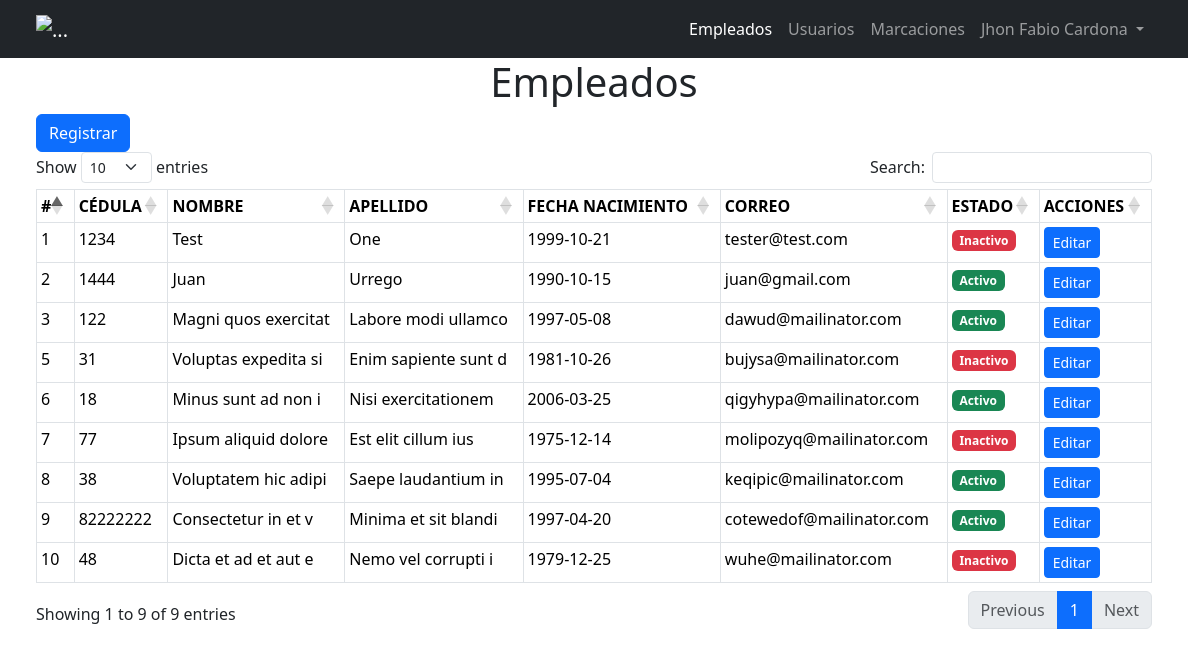
The app's page /admin/index.php?ruta=empleados (signed in), older data.
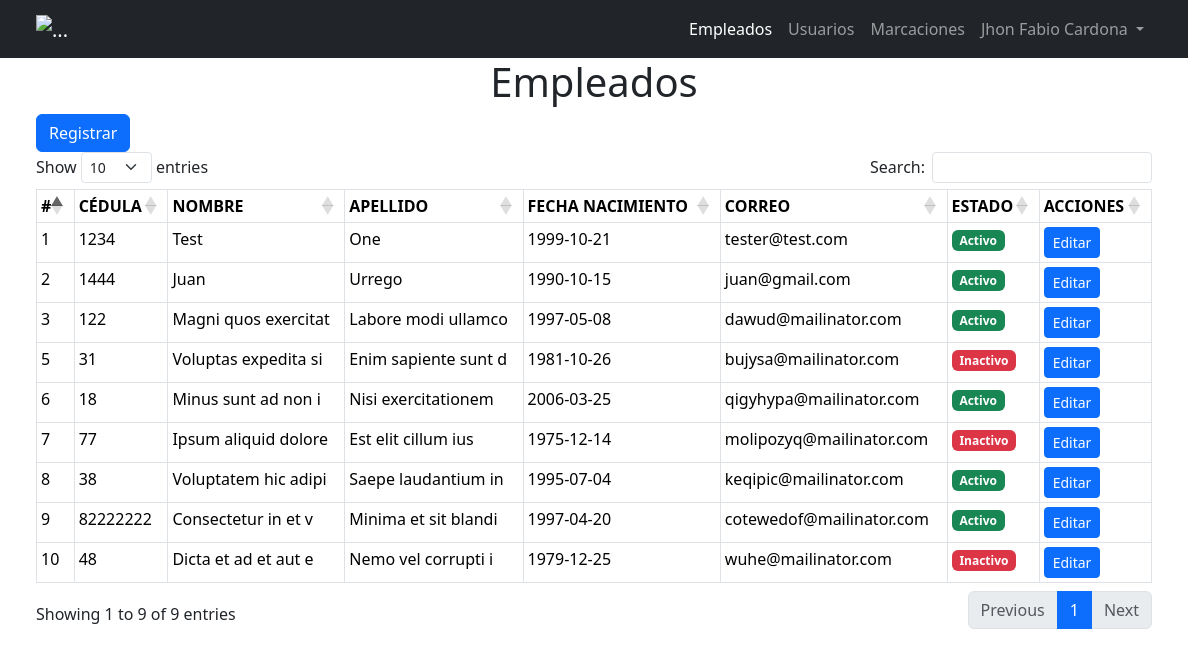
The same page, newer data.
### tables this page shows
CREATE TABLE IF NOT EXISTS `empleados` (
  `id` bigint unsigned NOT NULL AUTO_INCREMENT,
  `cedula` bigint NOT NULL,
  `nombre` varchar(100) NOT NULL,
  `apellido` varchar(100) NOT NULL,
  `fecha_nacimiento` date NOT NULL,
  `correo` varchar(100) NOT NULL,
  `estado` tinyint NOT NULL DEFAULT '1',
  `fecha_registro` timestamp NOT NULL DEFAULT CURRENT_TIMESTAMP,
  PRIMARY KEY (`id`),
  UNIQUE KEY `cedula` (`cedula`)
);

### admin/Controllers/AppController.php (called while the page is built)
<?php
class AppController
{
    public static function startApp()
    {
        include __DIR__ . "/../Views/template.php";
    }
}

### admin/index.php (called while the page is built, shortened)
<?php
include "./Models/Conexion.php";
include "./Controllers/AppController.php";
include "./Controllers/EmpleadoController.php";
AppController::startApp();
?>

### admin/Models/Conexion.php (called while the page is built)
<?php
class Conexion
{
    public static  function conectar()
    {
        $ip = 'localhost';
        $db = 'marcaciones';
        $user_db = 'root';
        $passwod_db = '';
        try {
            $conexion = new PDO("mysql:host=$ip;dbname=$db", $user_db, $passwod_db, [
                PDO::ATTR_PERSISTENT => true,
                PDO::MYSQL_ATTR_INIT_COMMAND => "SET NAMES utf8"
            ]);
            return $conexion;
        } catch (\Throwable $e) {
            print $e->getMessage();
            die();
        }
    }
}

### admin/Models/Empleado.php (called while the page is built, shortened)
<?php
class Empleado
{
    public static function listar()
    {
        $stmt = Conexion::conectar()->prepare("SELECT * FROM empleados");
        $stmt->execute();
        $retorno = $stmt->rowCount() > 0 ? $stmt->fetchAll(PDO::FETCH_ASSOC) : [];
        return $retorno;
    }
}

### admin/Controllers/EmpleadoController.php (called while the page is built, shortened)
<?php
include __DIR__ . "/../Models/Empleado.php";
class EmpleadoController
{
    public static function listarEmpleados()
    {
        return Empleado::listar();
    }
}

### admin/Views/modulos/empleados/empleados.php (the view, shortened to what this page needs)
<?php
$empleados = EmpleadoController::listarEmpleados();
?>
<div class="container">
    <div class="row">
        <div class="col-12 text-center">
            <h1>Empleados</h1>
        </div>
        <div class="col-12">
            <button type="button" class="btn btn-primary text-right" data-bs-toggle="modal" data-bs-target="#modalRegistroEmpleado">
                Registrar
            </button>
        </div>
        <div class="col-12">
            <table class="table table-sm table-hover table-stripe table-bordered w-full" id="tblEmpleados">
                <thead class="thead-light">
                    <tr>
                        <th>#</th>
                        <th>CÉDULA</th>
                        <th>NOMBRE</th>
                        <th>APELLIDO</th>
                        <th>FECHA NACIMIENTO</th>
                        <th>CORREO</th>
                        <th>ESTADO</th>
                        <th>ACCIONES</th>
                    </tr>
                </thead>
                <tbody>
                    <?php if (count($empleados) > 0) : ?>
                        <?php foreach ($empleados as $key => $empleado) : ?>
                            <tr>
                                <td><?= $empleado['id'] ?></td>
                                <td><?= $empleado['cedula'] ?></td>
                                <td><?= $empleado['nombre'] ?></td>
                                <td><?= $empleado['apellido'] ?></td>
                                <td><?= $empleado['fecha_nacimiento'] ?></td>
                                <td><?= $empleado['correo'] ?></td>
                                <td><?= $empleado['estado'] == 1 ? '<span class="badge text-bg-success">Activo</span>' : '<span class="badge text-bg-danger">Inactivo</span>' ?></td>
                                <td>
                                    <a href="index.php?ruta=empleados-edit&id=<?= $empleado['id'] ?>" class="btn btn-sm btn-primary">
                                        Editar
                                    </a>
                                </td>
                            </tr>
                        <?php endforeach ?>
                    <?php else :  ?>
                        <tr>
                            <td colspan="7">Sin registros</td>
                        </tr>
                    <?php endif ?>
                </tbody>
            </table>
        </div>
    </div>
</div>

Row changes from the older to the newer data that the page shows:
changed empleados "Test": estado "Inactivo" → "Activo"
